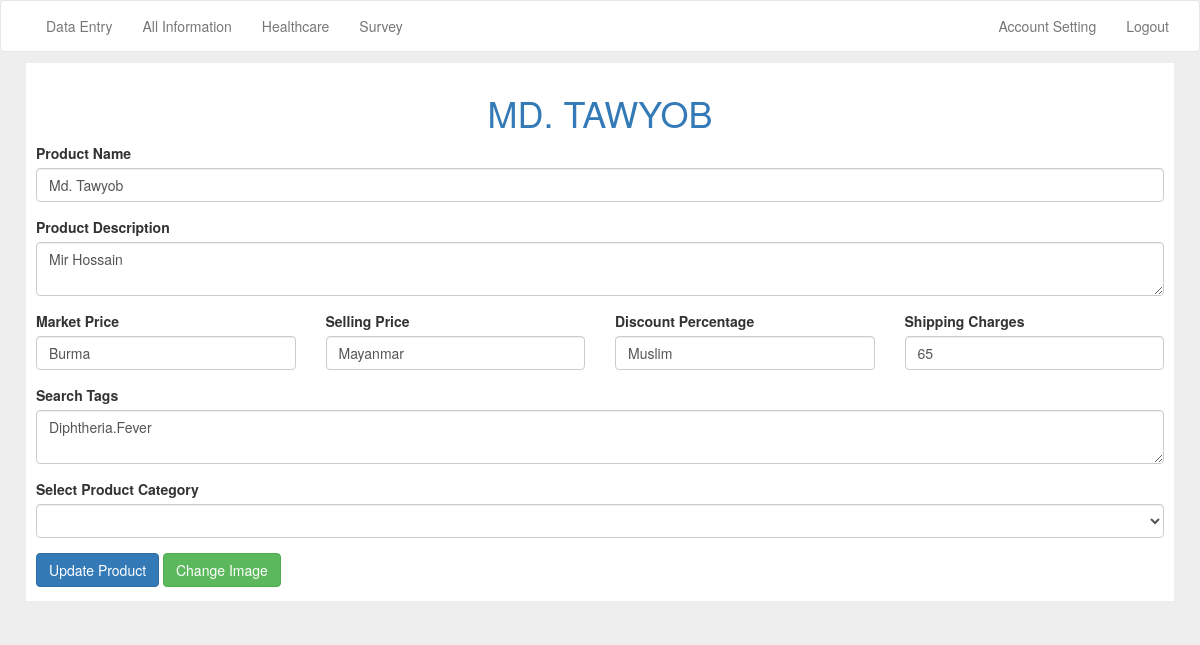
Screenshot of /admin/edit_product.php?id=4 (signed in) with the database file from the repository.
### tables this page shows
CREATE TABLE `product` (
  `id` int(11) NOT NULL,
  `category_id` varchar(255) NOT NULL,
  `name` text NOT NULL,
  `image` text NOT NULL,
  `description` text NOT NULL,
  `mp` varchar(255) NOT NULL,
  `sp` varchar(255) NOT NULL,
  `off` varchar(255) NOT NULL,
  `shipping` int(11) NOT NULL,
  `tags` text NOT NULL
);

### classes/Db.php (called while the page is built, shortened)
<?php
	class Db{
		public static $_mysqli = null;
		private $_host = "localhost",
				$_database = "abc",
				$_username = "root",
				$_password = "";
		public function __construct(){
			return $this->Connnect();
		}
		public function Connnect(){
			self::$_mysqli = mysqli_connect($this->_host,$this->_username,$this->_password,$this->_database);
			if(!mysqli_connect_errno()){
				return self::$_mysqli;
			}else{
				echo "Connection Failed ". mysqli_connect_error();
			}
		}
		public function Query($q){
			$v =  mysqli_query(self::$_mysqli, $q);
			return $v;
		}
		public function FetchAll($howmuch, $table, $where, $order){
			if(isset($where)){
				$q =  $this->Query("SELECT {$howmuch} FROM {$table} WHERE {$where} ORDER BY {$order}");
			}else{
				$q = $this->Query("SELECT {$howmuch} FROM {$table} ORDER BY {$order}");
			}
			$fetchArray = array();
			$i = 0;
			while($fetch = mysqli_fetch_assoc($q)){
				$fetchArray[$i] = $fetch;
				$i++;
			}
			return $fetchArray;
		}
		public function Fetch($howmuch, $from, $where){
			if($where != null){
				$queryString = "SELECT ".$howmuch." FROM ".$from." WHERE ".$where;
			}else{
				$queryString = "SELECT ".$howmuch." FROM ".$from;
			}
			$query = $this->Query($queryString);
			$fetch = mysqli_fetch_assoc($query);
			return $fetch;
		}
	}
?>

### admin/inc/init.php (called while the page is built, shortened)
<?php
	require_once("./../classes/Db.php");
	require_once("./../inc/function.php");
	$db = new Db();
?>

### inc/function.php (called while the page is built, shortened)
<?php
	function escape($value){
		return trim(htmlentities(htmlspecialchars($value)));
	}
?>

### admin/edit_product.php (the view, shortened to what this page needs)
<?php
	require_once("inc/header.php");
	require_once("inc/navbar.php");
	if (isset($_GET['id'])) {
		$product_id = escape($_GET['id']);
		$product = $db->Fetch("*","product","id='$product_id'");
		$category_id = $product['category_id'];
		$category = $db->Fetch("name","category","id='$category_id'");
	}else{
		die("<center>Invalid Page</center>");
	}
?>
<div class="container padding-10">
	<div id="search-container">
		<h1 class="text-center text-bs-primary text-upper"><?php echo $product['name'] ?></h1>
		<form action="<?php echo $_SERVER['PHP_SELF']."?id=".$product_id;?>" method="post" enctype="multipart/form-data">
			<div class="form-group">
				<label for="pname">Product Name</label>
				<input type="text" class="form-control" id="pname" name="pname" placeholder="Enter your product name"  value="<?php echo $product['name']; ?>">
			</div>
			<div class="form-group">
				<label for="pdescription">Product Description</label>
				<textarea placeholder="Enter products description" class="form-control" id="pdescription" name="pdescription"><?php echo $product['description']; ?></textarea>
			</div>
			<div class="form-group">
				<div class="row">
					<div class="col-sm-3">
						<label for="pmp">Market Price</label>
						<input type="text" name="pmp" id="pmp" class="form-control" placeholder="Ex: 45000 (NOTE:no rs)" value="<?php echo $product['mp']; ?>">
					</div>
					<div class="col-sm-3">
						<label for="psp">Selling Price</label>
						<input type="text" name="psp" id="psp" class="form-control" placeholder="Ex: 40000 (NOTE:no rs)" value="<?php echo $product['sp']; ?>">
					</div>
					<div class="col-sm-3">
						<label for="poff">Discount Percentage</label>
						<input type="text" name="poff" id="poff" class="form-control" placeholder="Ex: 25% (NOTE:followed by %)" value="<?php echo $product['off']; ?>">
					</div>
					<div class="col-sm-3">
						<label for="pshipping">Shipping Charges</label>
						<input type="text" name="pshipping" id="pshipping" class="form-control" placeholder="Ex	: 40 (NOTE:no rs)" value="<?php echo $product['shipping']; ?>">
					</div>
				</div>
			</div>
			<div class="form-group">
				<label for="ptags">Search Tags</label>
				<textarea id="ptags" name="ptags" class="form-control" placeholder="Seprate tage by comma (EXAMPLE: laptop,apple,macbook,mac book air)"><?php echo $product['tags'] ?></textarea>
			</div>
			<div class="form-group">
				<label for="pcategory">Select Product Category</label>
				<select name="pcategory" id="pcategory" class="form-control">
				<option value="<?php echo  $category_id;?>"><?php echo $category['name']; ?></option>
					<?php
						$categorys = $db->FetchAll("id,name","category","id!='$category_id'","`id` ASC");
						foreach ($categorys as $key => $category) {
							echo "<option value='{$category['id']}'>{$category['name']}</option>";
						}
					?>
				</select>
			</div>
			<input type="submit" class="btn btn-primary" name="update" value="Update Product">
			<a href="edit_product_image.php?id=<?php echo $product_id; ?>" class='btn btn-success'>Change Image</a>
		</form>
	</div>

### css/hackerkernel.css (style rules this page uses)
.text-center { text-align: center; }
.text-upper { text-transform: uppercase; }
.text-bs-primary { color: #337ab7; }
.padding-10 { padding: 10px; }
label { cursor: pointer; }

### css/cart.css (style rules this page uses)
body { background: #eee; }
#search-container { height: auto; width: 100%; background: white; padding: 10px; border:1px solid #eee; min-height: 540px; margin-bottom: 5px; }

### rows the page displays
product: name "MD. TAWYOB", pname "Md. Tawyob", pdescription "Mir Hossain", pmp "Burma", psp "Mayanmar", poff "Muslim", pshipping "65", ptags "Diphtheria.Fever"
